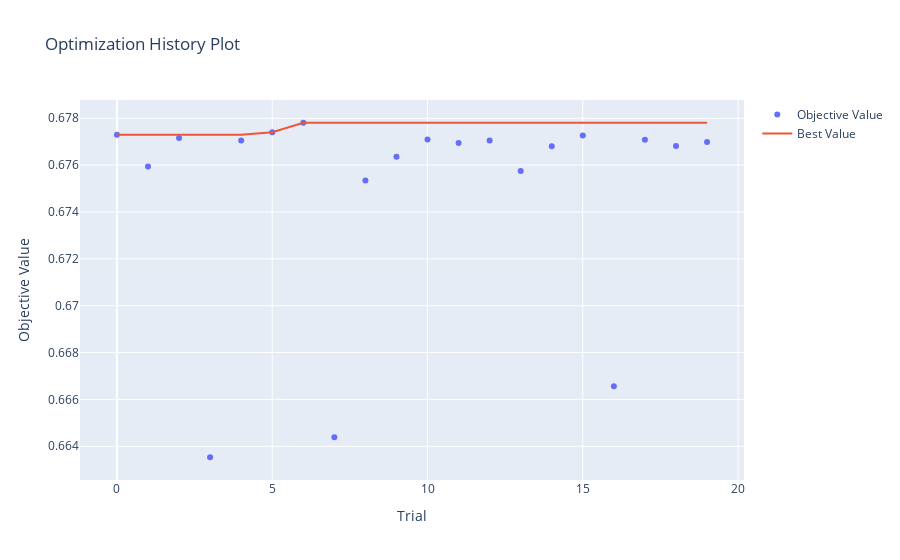

Here is the notebook cell this chart was saved with:
### Code cell
plot_optimization_history(study)

### Figure 1 — Plotly figure (JSON) as saved in the notebook; plotly's stock layout.template omitted (floating-point values rounded to 4 significant figures)
{"data": [{"mode": "markers", "name": "Objective Value", "type": "scatter", "x": [0, 1, 2, 3, 4, 5, 6, 7, 8, 9, 10, 11, 12, 13, 14, 15, 16, 17, 18, 19], "y": [0.6773, 0.6759, 0.6772, 0.6635, 0.677, 0.6774, 0.6778, 0.6644, 0.6753, 0.6764, 0.6771, 0.6769, 0.677, 0.6758, 0.6768, 0.6773, 0.6666, 0.6771, 0.6768, 0.677]}, {"mode": "lines", "name": "Best Value", "type": "scatter", "x": [0, 1, 2, 3, 4, 5, 6, 7, 8, 9, 10, 11, 12, 13, 14, 15, 16, 17, 18, 19], "y": [0.6773, 0.6773, 0.6773, 0.6773, 0.6773, 0.6774, 0.6778, 0.6778, 0.6778, 0.6778, 0.6778, 0.6778, 0.6778, 0.6778, 0.6778, 0.6778, 0.6778, 0.6778, 0.6778, 0.6778]}, {"marker": {"color": "#cccccc"}, "mode": "markers", "name": "Infeasible Trial", "showlegend": false, "type": "scatter", "x": [], "y": []}], "layout": {"title": {"text": "Optimization History Plot"}, "xaxis": {"title": {"text": "Trial"}}, "yaxis": {"title": {"text": "Objective Value"}}}}
